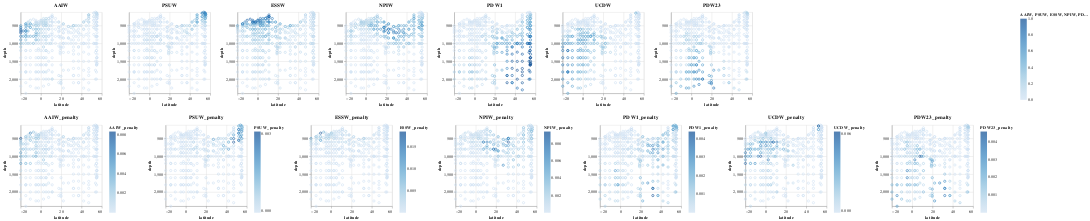

The notebook cell this image was saved under:
### Code cell
def latdepth_scatter2(basechart, property_name, depth_metric):
    max_depth = np.max(basechart.data[depth_metric])*1.00
    min_depth = np.min(basechart.data[depth_metric])*1.00
    to_return = basechart.encode(
              nozero_xaxis("latitude"),
              nozero_yaxis(depth_metric, domain=(max_depth,min_depth))
           ).encode(color=property_name).properties(title=property_name)
    return to_return


def plot_penalty(perobs_diffmagsum, ompa_problem, depth_metric):
    watermass_names = list(ompa_problem.watermass_df["watermassname"])
    altair_df = pd.DataFrame(
        perobs_diffmagsum,
        columns=[x+"_penalty" for x in watermass_names])
    altair_df["latitude"] = np.array(ompa_problem.obs_df["latitude"])
    altair_df["longitude"] = np.array(ompa_problem.obs_df["longitude"])
    altair_df["depth"] = np.array(ompa_problem.obs_df["depth"])
    altair_df["sig0"] = np.array(ompa_problem.obs_df["sig0"])
    for watermass_idx,watermass_name in enumerate(watermass_names):
      altair_df[watermass_name] =\
        ompa_problem.water_mass_fractions[:,watermass_idx]
    altair_df["obs_idx"] = np.arange(len(ompa_problem.obs_df)) 

    tooltip_columns = (["obs_idx", "latitude", "longitude", "sig0"]
                       + watermass_names
                       + [x+"_penalty" for x in watermass_names])
    basechart = alt.Chart(altair_df).mark_point().encode(
                  tooltip=tooltip_columns).properties(
                    width=CHART_WIDTH,
                    height=CHART_HEIGHT)
    
    watermass_frac_scatterplots = [
       latdepth_scatter2(basechart, property_name,
                         depth_metric=depth_metric)
       for property_name in watermass_names]
    penalty_scatterplots = [
      latdepth_scatter2(basechart, property_name+"_penalty",
                        depth_metric=depth_metric)
      for property_name in watermass_names]

    return alt.vconcat(
            wrap_scatterplots(watermass_frac_scatterplots),
            wrap_scatterplots(penalty_scatterplots, resolve_scale="independent"))
    
    #print(altair_df)


def compute_perobs_smoothnesspenalty(ompa_problem,
                                     depth_metric="depth",
                                     depth_scale=1):
    intanddeep_pairsmatrix = make_pairs_matrix(
        obs_df=ompa_problem.obs_df,
        depth_metric=depth_metric,
        depth_scale=depth_scale,
        nneighb=4)
    
#    diff_mag_squared = (
#        np.maximum(intanddeep_pairsmatrix@ompa_problem.water_mass_fractions,0))
    diff_mag_squared = (
        np.square(intanddeep_pairsmatrix@ompa_problem.water_mass_fractions))
    obs_to_relatedpairs = np.transpose(
        intanddeep_pairsmatrix*(intanddeep_pairsmatrix > 0), (1,0))
    perobs_diffmagsum = obs_to_relatedpairs@diff_mag_squared 

    #plot_water_mass_fractions(ompa_problem, yaxis="sig0")
    return plot_penalty(
                perobs_diffmagsum=perobs_diffmagsum,
                ompa_problem=ompa_problem,
                depth_metric=depth_metric)

    """num_watermasses = perobs_diffmagsum.shape[1]
    fig, ax = plt.subplots(nrows=1, ncols=num_watermasses,
                           figsize=(5*num_watermasses,4))
    
    for i in range(num_watermasses):
        plt.sca(ax[i])
        plt.scatter(ompa_problem.obs_df["latitude"],
                    ompa_problem.obs_df["sig0"],
                    c=perobs_diffmagsum[:,i])
        plt.xlabel("latitude")
        if (i==0):
            plt.ylabel("depth")
        plt.ylim(plt.ylim()[1], plt.ylim()[0])
        plt.colorbar()
        #plt.clim(0,1)
        plt.title(ompa_problem.watermass_df["watermassname"][i])"""


compute_perobs_smoothnesspenalty(
    ompa_problem=
     ompa_setting_to_soln[('intermediate', 0, 'weighting1')])

#Only points within 2k of each other should be considered
#np.percentile(pairwise_distances.ravel(), q=[0.1,1,5,10])

### Figure 1 — Vega-Lite specification as saved in the notebook (floating-point values rounded to 4 significant figures; data arrays with more than 128 entries replaced by an {"elided": "..."} marker saying what was removed)
{"config": {"view": {"continuousWidth": 400, "continuousHeight": 300}}, "vconcat": [{"vconcat": [{"hconcat": [{"mark": "point", "encoding": {"color": {"type": "quantitative", "field": "AAIW"}, "tooltip": [{"type": "quantitative", "field": "obs_idx"}, {"type": "quantitative", "field": "latitude"}, {"type": "quantitative", "field": "longitude"}, {"type": "quantitative", "field": "sig0"}, {"type": "quantitative", "field": "AAIW"}, {"type": "quantitative", "field": "PSUW"}, {"type": "quantitative", "field": "ESSW"}, {"type": "quantitative", "field": "NPIW"}, {"type": "quantitative", "field": "PDW1"}, {"type": "quantitative", "field": "UCDW"}, {"type": "quantitative", "field": "PDW23"}, {"type": "quantitative", "field": "AAIW_penalty"}, {"type": "quantitative", "field": "PSUW_penalty"}, {"type": "quantitative", "field": "ESSW_penalty"}, {"type": "quantitative", "field": "NPIW_penalty"}, {"type": "quantitative", "field": "PDW1_penalty"}, {"type": "quantitative", "field": "UCDW_penalty"}, {"type": "quantitative", "field": "PDW23_penalty"}], "x": {"type": "quantitative", "field": "latitude", "scale": {"zero": false}}, "y": {"type": "quantitative", "field": "depth", "scale": {"domain": [2401.0, 123.3], "zero": false}}}, "height": 200, "title": "AAIW", "width": 200}, {"mark": "point", "encoding": {"color": {"type": "quantitative", "field": "PSUW"}, "tooltip": [{"type": "quantitative", "field": "obs_idx"}, {"type": "quantitative", "field": "latitude"}, {"type": "quantitative", "field": "longitude"}, {"type": "quantitative", "field": "sig0"}, {"type": "quantitative", "field": "AAIW"}, {"type": "quantitative", "field": "PSUW"}, {"type": "quantitative", "field": "ESSW"}, {"type": "quantitative", "field": "NPIW"}, {"type": "quantitative", "field": "PDW1"}, {"type": "quantitative", "field": "UCDW"}, {"type": "quantitative", "field": "PDW23"}, {"type": "quantitative", "field": "AAIW_penalty"}, {"type": "quantitative", "field": "PSUW_penalty"}, {"type": "quantitative", "field": "ESSW_penalty"}, {"type": "quantitative", "field": "NPIW_penalty"}, {"type": "quantitative", "field": "PDW1_penalty"}, {"type": "quantitative", "field": "UCDW_penalty"}, {"type": "quantitative", "field": "PDW23_penalty"}], "x": {"type": "quantitative", "field": "latitude", "scale": {"zero": false}}, "y": {"type": "quantitative", "field": "depth", "scale": {"domain": [2401.0, 123.3], "zero": false}}}, "height": 200, "title": "PSUW", "width": 200}, {"mark": "point", "encoding": {"color": {"type": "quantitative", "field": "ESSW"}, "tooltip": [{"type": "quantitative", "field": "obs_idx"}, {"type": "quantitative", "field": "latitude"}, {"type": "quantitative", "field": "longitude"}, {"type": "quantitative", "field": "sig0"}, {"type": "quantitative", "field": "AAIW"}, {"type": "quantitative", "field": "PSUW"}, {"type": "quantitative", "field": "ESSW"}, {"type": "quantitative", "field": "NPIW"}, {"type": "quantitative", "field": "PDW1"}, {"type": "quantitative", "field": "UCDW"}, {"type": "quantitative", "field": "PDW23"}, {"type": "quantitative", "field": "AAIW_penalty"}, {"type": "quantitative", "field": "PSUW_penalty"}, {"type": "quantitative", "field": "ESSW_penalty"}, {"type": "quantitative", "field": "NPIW_penalty"}, {"type": "quantitative", "field": "PDW1_penalty"}, {"type": "quantitative", "field": "UCDW_penalty"}, {"type": "quantitative", "field": "PDW23_penalty"}], "x": {"type": "quantitative", "field": "latitude", "scale": {"zero": false}}, "y": {"type": "quantitative", "field": "depth", "scale": {"domain": [2401.0, 123.3], "zero": false}}}, "height": 200, "title": "ESSW", "width": 200}, {"mark": "point", "encoding": {"color": {"type": "quantitative", "field": "NPIW"}, "tooltip": [{"type": "quantitative", "field": "obs_idx"}, {"type": "quantitative", "field": "latitude"}, {"type": "quantitative", "field": "longitude"}, {"type": "quantitative", "field": "sig0"}, {"type": "quantitative", "field": "AAIW"}, {"type": "quantitative", "field": "PSUW"}, {"type": "quantitative", "field": "ESSW"}, {"type": "quantitative", "field": "NPIW"}, {"type": "quantitative", "field": "PDW1"}, {"type": "quantitative", "field": "UCDW"}, {"type": "quantitative", "field": "PDW23"}, {"type": "quantitative", "field": "AAIW_penalty"}, {"type": "quantitative", "field": "PSUW_penalty"}, {"type": "quantitative", "field": "ESSW_penalty"}, {"type": "quantitative", "field": "NPIW_penalty"}, {"type": "quantitative", "field": "PDW1_penalty"}, {"type": "quantitative", "field": "UCDW_penalty"}, {"type": "quantitative", "field": "PDW23_penalty"}], "x": {"type": "quantitative", "field": "latitude", "scale": {"zero": false}}, "y": {"type": "quantitative", "field": "depth", "scale": {"domain": [2401.0, 123.3], "zero": false}}}, "height": 200, "title": "NPIW", "width": 200}, {"mark": "point", "encoding": {"color": {"type": "quantitative", "field": "PDW1"}, "tooltip": [{"type": "quantitative", "field": "obs_idx"}, {"type": "quantitative", "field": "latitude"}, {"type": "quantitative", "field": "longitude"}, {"type": "quantitative", "field": "sig0"}, {"type": "quantitative", "field": "AAIW"}, {"type": "quantitative", "field": "PSUW"}, {"type": "quantitative", "field": "ESSW"}, {"type": "quantitative", "field": "NPIW"}, {"type": "quantitative", "field": "PDW1"}, {"type": "quantitative", "field": "UCDW"}, {"type": "quantitative", "field": "PDW23"}, {"type": "quantitative", "field": "AAIW_penalty"}, {"type": "quantitative", "field": "PSUW_penalty"}, {"type": "quantitative", "field": "ESSW_penalty"}, {"type": "quantitative", "field": "NPIW_penalty"}, {"type": "quantitative", "field": "PDW1_penalty"}, {"type": "quantitative", "field": "UCDW_penalty"}, {"type": "quantitative", "field": "PDW23_penalty"}], "x": {"type": "quantitative", "field": "latitude", "scale": {"zero": false}}, "y": {"type": "quantitative", "field": "depth", "scale": {"domain": [2401.0, 123.3], "zero": false}}}, "height": 200, "title": "PDW1", "width": 200}, {"mark": "point", "encoding": {"color": {"type": "quantitative", "field": "UCDW"}, "tooltip": [{"type": "quantitative", "field": "obs_idx"}, {"type": "quantitative", "field": "latitude"}, {"type": "quantitative", "field": "longitude"}, {"type": "quantitative", "field": "sig0"}, {"type": "quantitative", "field": "AAIW"}, {"type": "quantitative", "field": "PSUW"}, {"type": "quantitative", "field": "ESSW"}, {"type": "quantitative", "field": "NPIW"}, {"type": "quantitative", "field": "PDW1"}, {"type": "quantitative", "field": "UCDW"}, {"type": "quantitative", "field": "PDW23"}, {"type": "quantitative", "field": "AAIW_penalty"}, {"type": "quantitative", "field": "PSUW_penalty"}, {"type": "quantitative", "field": "ESSW_penalty"}, {"type": "quantitative", "field": "NPIW_penalty"}, {"type": "quantitative", "field": "PDW1_penalty"}, {"type": "quantitative", "field": "UCDW_penalty"}, {"type": "quantitative", "field": "PDW23_penalty"}], "x": {"type": "quantitative", "field": "latitude", "scale": {"zero": false}}, "y": {"type": "quantitative", "field": "depth", "scale": {"domain": [2401.0, 123.3], "zero": false}}}, "height": 200, "title": "UCDW", "width": 200}, {"mark": "point", "encoding": {"color": {"type": "quantitative", "field": "PDW23"}, "tooltip": [{"type": "quantitative", "field": "obs_idx"}, {"type": "quantitative", "field": "latitude"}, {"type": "quantitative", "field": "longitude"}, {"type": "quantitative", "field": "sig0"}, {"type": "quantitative", "field": "AAIW"}, {"type": "quantitative", "field": "PSUW"}, {"type": "quantitative", "field": "ESSW"}, {"type": "quantitative", "field": "NPIW"}, {"type": "quantitative", "field": "PDW1"}, {"type": "quantitative", "field": "UCDW"}, {"type": "quantitative", "field": "PDW23"}, {"type": "quantitative", "field": "AAIW_penalty"}, {"type": "quantitative", "field": "PSUW_penalty"}, {"type": "quantitative", "field": "ESSW_penalty"}, {"type": "quantitative", "field": "NPIW_penalty"}, {"type": "quantitative", "field": "PDW1_penalty"}, {"type": "quantitative", "field": "UCDW_penalty"}, {"type": "quantitative", "field": "PDW23_penalty"}], "x": {"type": "quantitative", "field": "latitude", "scale": {"zero": false}}, "y": {"type": "quantitative", "field": "depth", "scale": {"domain": [2401.0, 123.3], "zero": false}}}, "height": 200, "title": "PDW23", "width": 200}], "resolve": {"scale": {"color": "shared"}}}]}, {"vconcat": [{"hconcat": [{"mark": "point", "encoding": {"color": {"type": "quantitative", "field": "AAIW_penalty"}, "tooltip": [{"type": "quantitative", "field": "obs_idx"}, {"type": "quantitative", "field": "latitude"}, {"type": "quantitative", "field": "longitude"}, {"type": "quantitative", "field": "sig0"}, {"type": "quantitative", "field": "AAIW"}, {"type": "quantitative", "field": "PSUW"}, {"type": "quantitative", "field": "ESSW"}, {"type": "quantitative", "field": "NPIW"}, {"type": "quantitative", "field": "PDW1"}, {"type": "quantitative", "field": "UCDW"}, {"type": "quantitative", "field": "PDW23"}, {"type": "quantitative", "field": "AAIW_penalty"}, {"type": "quantitative", "field": "PSUW_penalty"}, {"type": "quantitative", "field": "ESSW_penalty"}, {"type": "quantitative", "field": "NPIW_penalty"}, {"type": "quantitative", "field": "PDW1_penalty"}, {"type": "quantitative", "field": "UCDW_penalty"}, {"type": "quantitative", "field": "PDW23_penalty"}], "x": {"type": "quantitative", "field": "latitude", "scale": {"zero": false}}, "y": {"type": "quantitative", "field": "depth", "scale": {"domain": [2401.0, 123.3], "zero": false}}}, "height": 200, "title": "AAIW_penalty", "width": 200}, {"mark": "point", "encoding": {"color": {"type": "quantitative", "field": "PSUW_penalty"}, "tooltip": [{"type": "quantitative", "field": "obs_idx"}, {"type": "quantitative", "field": "latitude"}, {"type": "quantitative", "field": "longitude"}, {"type": "quantitative", "field": "sig0"}, {"type": "quantitative", "field": "AAIW"}, {"type": "quantitative", "field": "PSUW"}, {"type": "quantitative", "field": "ESSW"}, {"type": "quantitative", "field": "NPIW"}, {"type": "quantitative", "field": "PDW1"}, {"type": "quantitative", "field": "UCDW"}, {"type": "quantitative", "field": "PDW23"}, {"type": "quantitative", "field": "AAIW_penalty"}, {"type": "quantitative", "field": "PSUW_penalty"}, {"type": "quantitative", "field": "ESSW_penalty"}, {"type": "quantitative", "field": "NPIW_penalty"}, {"type": "quantitative", "field": "PDW1_penalty"}, {"type": "quantitative", "field": "UCDW_penalty"}, {"type": "quantitative", "field": "PDW23_penalty"}], "x": {"type": "quantitative", "field": "latitude", "scale": {"zero": false}}, "y": {"type": "quantitative", "field": "depth", "scale": {"domain": [2401.0, 123.3], "zero": false}}}, "height": 200, "title": "PSUW_penalty", "width": 200}, {"mark": "point", "encoding": {"color": {"type": "quantitative", "field": "ESSW_penalty"}, "tooltip": [{"type": "quantitative", "field": "obs_idx"}, {"type": "quantitative", "field": "latitude"}, {"type": "quantitative", "field": "longitude"}, {"type": "quantitative", "field": "sig0"}, {"type": "quantitative", "field": "AAIW"}, {"type": "quantitative", "field": "PSUW"}, {"type": "quantitative", "field": "ESSW"}, {"type": "quantitative", "field": "NPIW"}, {"type": "quantitative", "field": "PDW1"}, {"type": "quantitative", "field": "UCDW"}, {"type": "quantitative", "field": "PDW23"}, {"type": "quantitative", "field": "AAIW_penalty"}, {"type": "quantitative", "field": "PSUW_penalty"}, {"type": "quantitative", "field": "ESSW_penalty"}, {"type": "quantitative", "field": "NPIW_penalty"}, {"type": "quantitative", "field": "PDW1_penalty"}, {"type": "quantitative", "field": "UCDW_penalty"}, {"type": "quantitative", "field": "PDW23_penalty"}], "x": {"type": "quantitative", "field": "latitude", "scale": {"zero": false}}, "y": {"type": "quantitative", "field": "depth", "scale": {"domain": [2401.0, 123.3], "zero": false}}}, "height": 200, "title": "ESSW_penalty", "width": 200}, {"mark": "point", "encoding": {"color": {"type": "quantitative", "field": "NPIW_penalty"}, "tooltip": [{"type": "quantitative", "field": "obs_idx"}, {"type": "quantitative", "field": "latitude"}, {"type": "quantitative", "field": "longitude"}, {"type": "quantitative", "field": "sig0"}, {"type": "quantitative", "field": "AAIW"}, {"type": "quantitative", "field": "PSUW"}, {"type": "quantitative", "field": "ESSW"}, {"type": "quantitative", "field": "NPIW"}, {"type": "quantitative", "field": "PDW1"}, {"type": "quantitative", "field": "UCDW"}, {"type": "quantitative", "field": "PDW23"}, {"type": "quantitative", "field": "AAIW_penalty"}, {"type": "quantitative", "field": "PSUW_penalty"}, {"type": "quantitative", "field": "ESSW_penalty"}, {"type": "quantitative", "field": "NPIW_penalty"}, {"type": "quantitative", "field": "PDW1_penalty"}, {"type": "quantitative", "field": "UCDW_penalty"}, {"type": "quantitative", "field": "PDW23_penalty"}], "x": {"type": "quantitative", "field": "latitude", "scale": {"zero": false}}, "y": {"type": "quantitative", "field": "depth", "scale": {"domain": [2401.0, 123.3], "zero": false}}}, "height": 200, "title": "NPIW_penalty", "width": 200}, {"mark": "point", "encoding": {"color": {"type": "quantitative", "field": "PDW1_penalty"}, "tooltip": [{"type": "quantitative", "field": "obs_idx"}, {"type": "quantitative", "field": "latitude"}, {"type": "quantitative", "field": "longitude"}, {"type": "quantitative", "field": "sig0"}, {"type": "quantitative", "field": "AAIW"}, {"type": "quantitative", "field": "PSUW"}, {"type": "quantitative", "field": "ESSW"}, {"type": "quantitative", "field": "NPIW"}, {"type": "quantitative", "field": "PDW1"}, {"type": "quantitative", "field": "UCDW"}, {"type": "quantitative", "field": "PDW23"}, {"type": "quantitative", "field": "AAIW_penalty"}, {"type": "quantitative", "field": "PSUW_penalty"}, {"type": "quantitative", "field": "ESSW_penalty"}, {"type": "quantitative", "field": "NPIW_penalty"}, {"type": "quantitative", "field": "PDW1_penalty"}, {"type": "quantitative", "field": "UCDW_penalty"}, {"type": "quantitative", "field": "PDW23_penalty"}], "x": {"type": "quantitative", "field": "latitude", "scale": {"zero": false}}, "y": {"type": "quantitative", "field": "depth", "scale": {"domain": [2401.0, 123.3], "zero": false}}}, "height": 200, "title": "PDW1_penalty", "width": 200}, {"mark": "point", "encoding": {"color": {"type": "quantitative", "field": "UCDW_penalty"}, "tooltip": [{"type": "quantitative", "field": "obs_idx"}, {"type": "quantitative", "field": "latitude"}, {"type": "quantitative", "field": "longitude"}, {"type": "quantitative", "field": "sig0"}, {"type": "quantitative", "field": "AAIW"}, {"type": "quantitative", "field": "PSUW"}, {"type": "quantitative", "field": "ESSW"}, {"type": "quantitative", "field": "NPIW"}, {"type": "quantitative", "field": "PDW1"}, {"type": "quantitative", "field": "UCDW"}, {"type": "quantitative", "field": "PDW23"}, {"type": "quantitative", "field": "AAIW_penalty"}, {"type": "quantitative", "field": "PSUW_penalty"}, {"type": "quantitative", "field": "ESSW_penalty"}, {"type": "quantitative", "field": "NPIW_penalty"}, {"type": "quantitative", "field": "PDW1_penalty"}, {"type": "quantitative", "field": "UCDW_penalty"}, {"type": "quantitative", "field": "PDW23_penalty"}], "x": {"type": "quantitative", "field": "latitude", "scale": {"zero": false}}, "y": {"type": "quantitative", "field": "depth", "scale": {"domain": [2401.0, 123.3], "zero": false}}}, "height": 200, "title": "UCDW_penalty", "width": 200}, {"mark": "point", "encoding": {"color": {"type": "quantitative", "field": "PDW23_penalty"}, "tooltip": [{"type": "quantitative", "field": "obs_idx"}, {"type": "quantitative", "field": "latitude"}, {"type": "quantitative", "field": "longitude"}, {"type": "quantitative", "field": "sig0"}, {"type": "quantitative", "field": "AAIW"}, {"type": "quantitative", "field": "PSUW"}, {"type": "quantitative", "field": "ESSW"}, {"type": "quantitative", "field": "NPIW"}, {"type": "quantitative", "field": "PDW1"}, {"type": "quantitative", "field": "UCDW"}, {"type": "quantitative", "field": "PDW23"}, {"type": "quantitative", "field": "AAIW_penalty"}, {"type": "quantitative", "field": "PSUW_penalty"}, {"type": "quantitative", "field": "ESSW_penalty"}, {"type": "quantitative", "field": "NPIW_penalty"}, {"type": "quantitative", "field": "PDW1_penalty"}, {"type": "quantitative", "field": "UCDW_penalty"}, {"type": "quantitative", "field": "PDW23_penalty"}], "x": {"type": "quantitative", "field": "latitude", "scale": {"zero": false}}, "y": {"type": "quantitative", "field": "depth", "scale": {"domain": [2401.0, 123.3], "zero": false}}}, "height": 200, "title": "PDW23_penalty", "width": 200}], "resolve": {"scale": {"color": "independent"}}}]}], "data": {"name": "data-3a21a8e7c2cbe748369cade0af860a5c"}, "$schema": "https://vega.github.io/schema/vega-lite/v4.8.1.json", "datasets": {"data-3a21a8e7c2cbe748369cade0af860a5c": {"elided": "414 records"}}}
